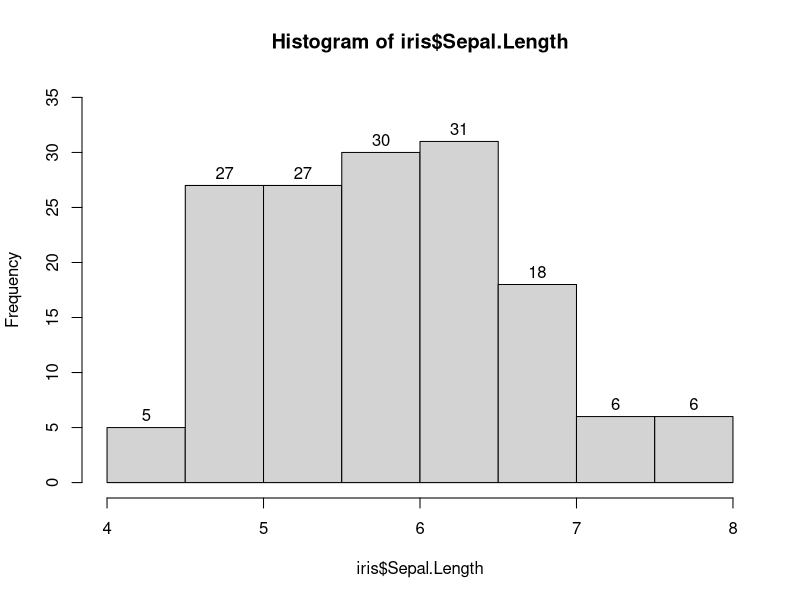
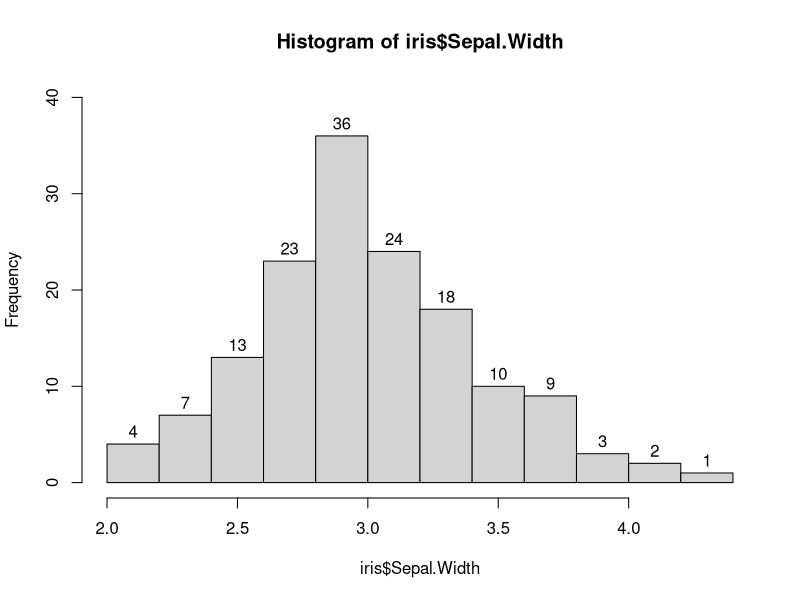
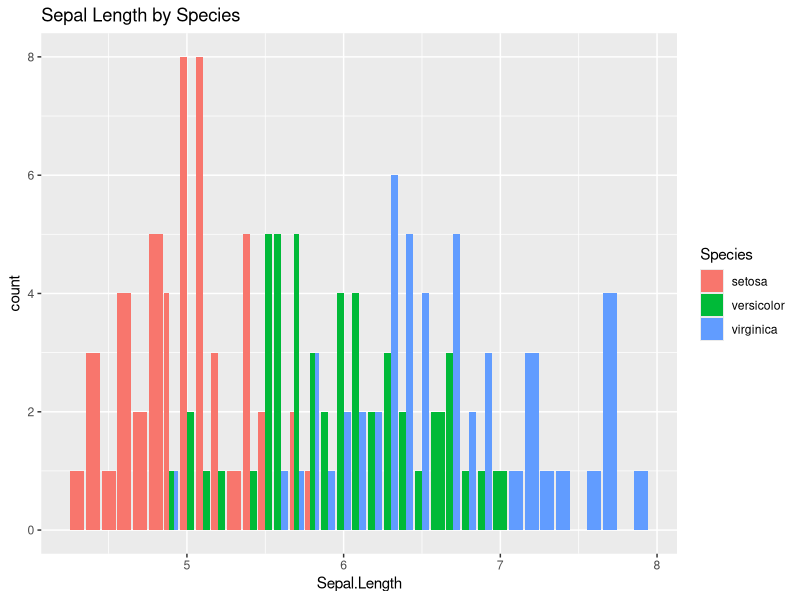
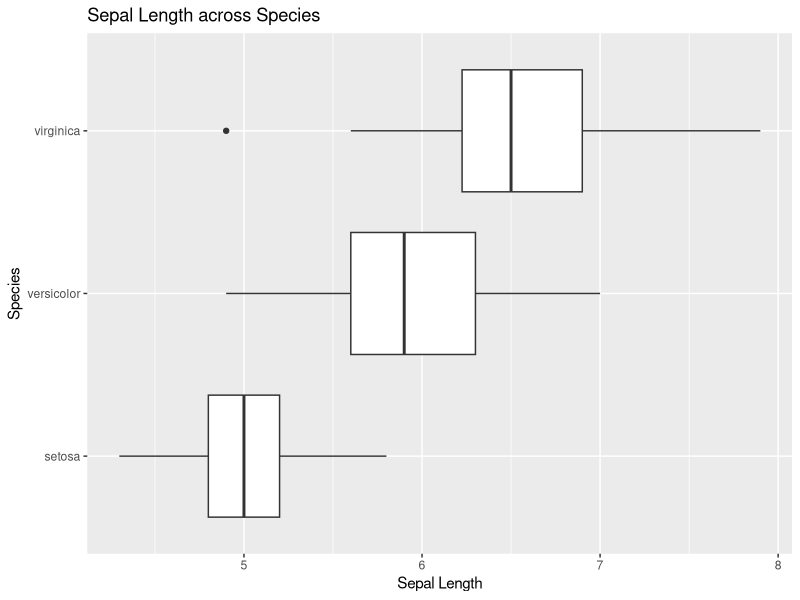
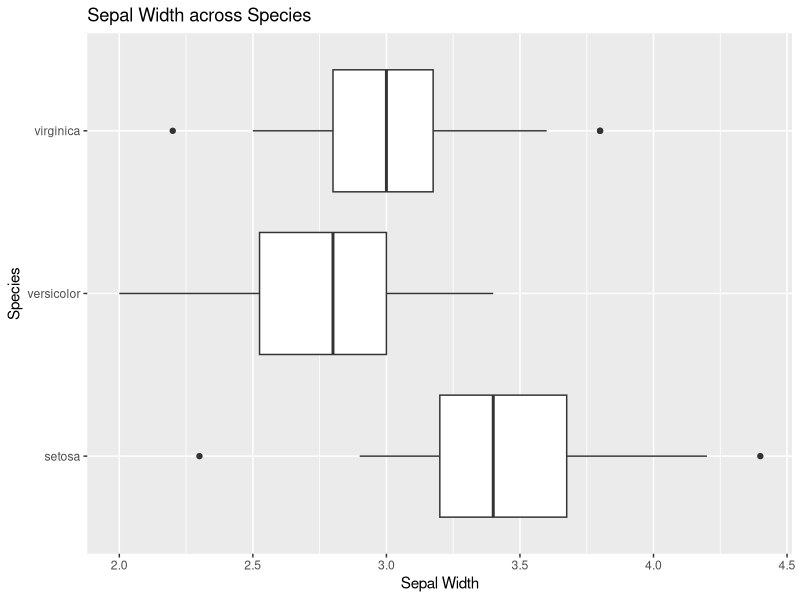
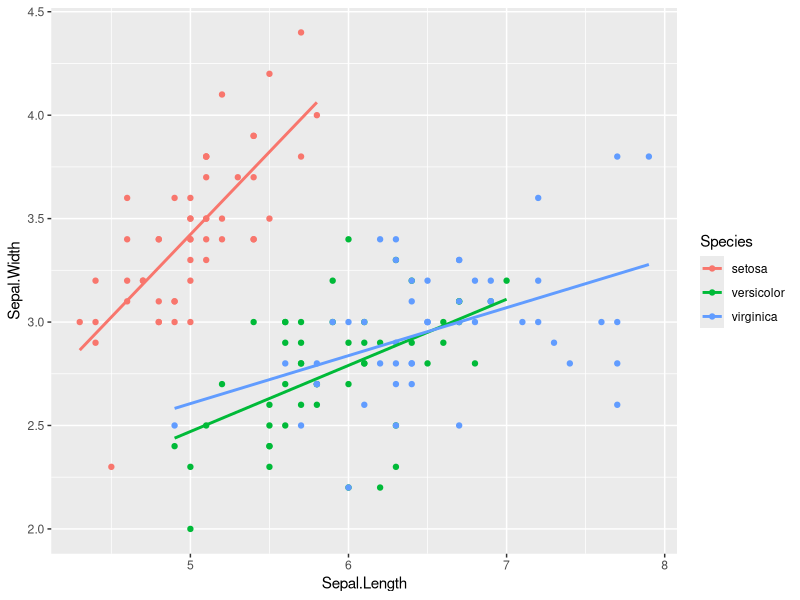
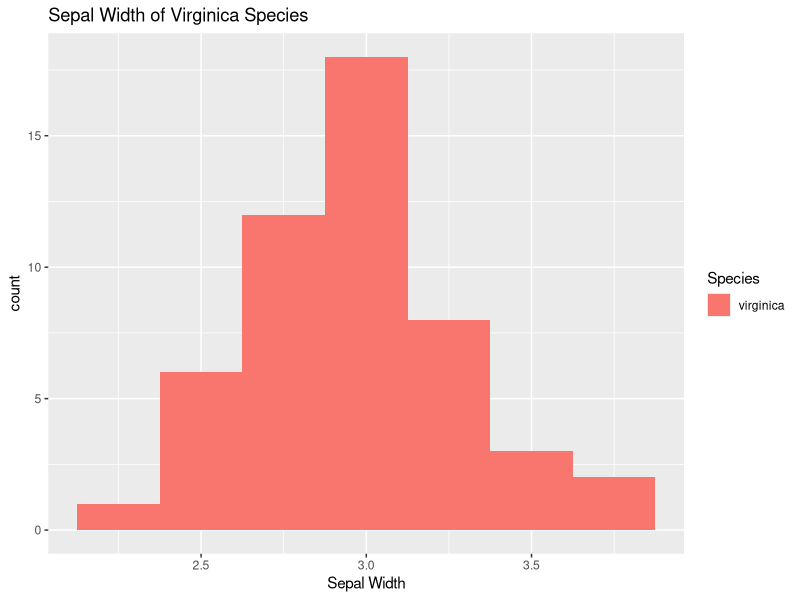

Source code (R) for these figures, in order:
## ---- chunk 1
knitr::opts_chunk$set(echo = TRUE)
## ---- chunk 2
library(tidyverse)
## ---- chunk 3
str(iris)
## ---- chunk 4
hist(iris$Sepal.Length, 
     labels = TRUE, 
     ylim = c(0,35))
## ---- chunk 5
hist(iris$Sepal.Width,
     labels = TRUE, 
     ylim = c(0,40)) 
## ---- chunk 6
iris %>%
  group_by(Species) %>%
  ggplot() +
    geom_bar(aes(x = Sepal.Length, fill = Species), position = "dodge") +
    labs(title = "Sepal Length by Species")
## ---- chunk 7
ggplot(data = iris) +
  geom_boxplot(aes(x = Sepal.Length, y = Species)) +
                 labs(title = "Sepal Length across Species",
       x = "Sepal Length",
       y = "Species")
## ---- chunk 8
ggplot(data = iris) +
  geom_boxplot(aes(x = Sepal.Width, y = Species)) +
                 labs(title = "Sepal Width across Species",
       x = "Sepal Width",
       y = "Species")
## ---- chunk 9
ggplot(data = iris,
       aes(x = Sepal.Length,
           y = Sepal.Width,
           color = Species
           )
          ) +
  geom_point() +
  geom_smooth(method = "lm", se = FALSE, formula = y~x)
## ---- chunk 10
iris %>%
  filter(Species == "virginica") %>%
  ggplot() +
  geom_histogram(aes(x = Sepal.Width, fill = Species), 
        binwidth = .25) +
  labs(title = "Sepal Width of Virginica Species",
       x = "Sepal Width")
